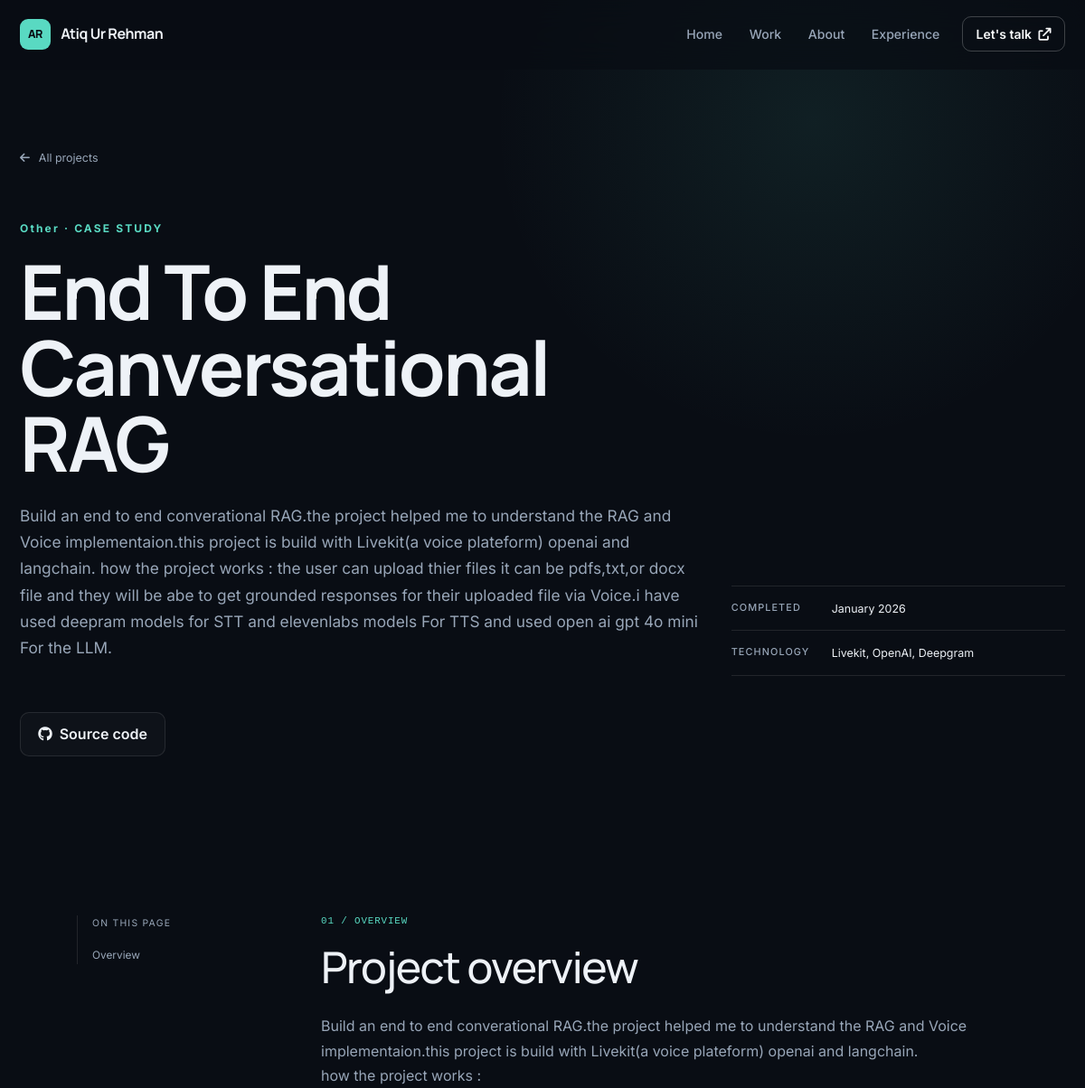
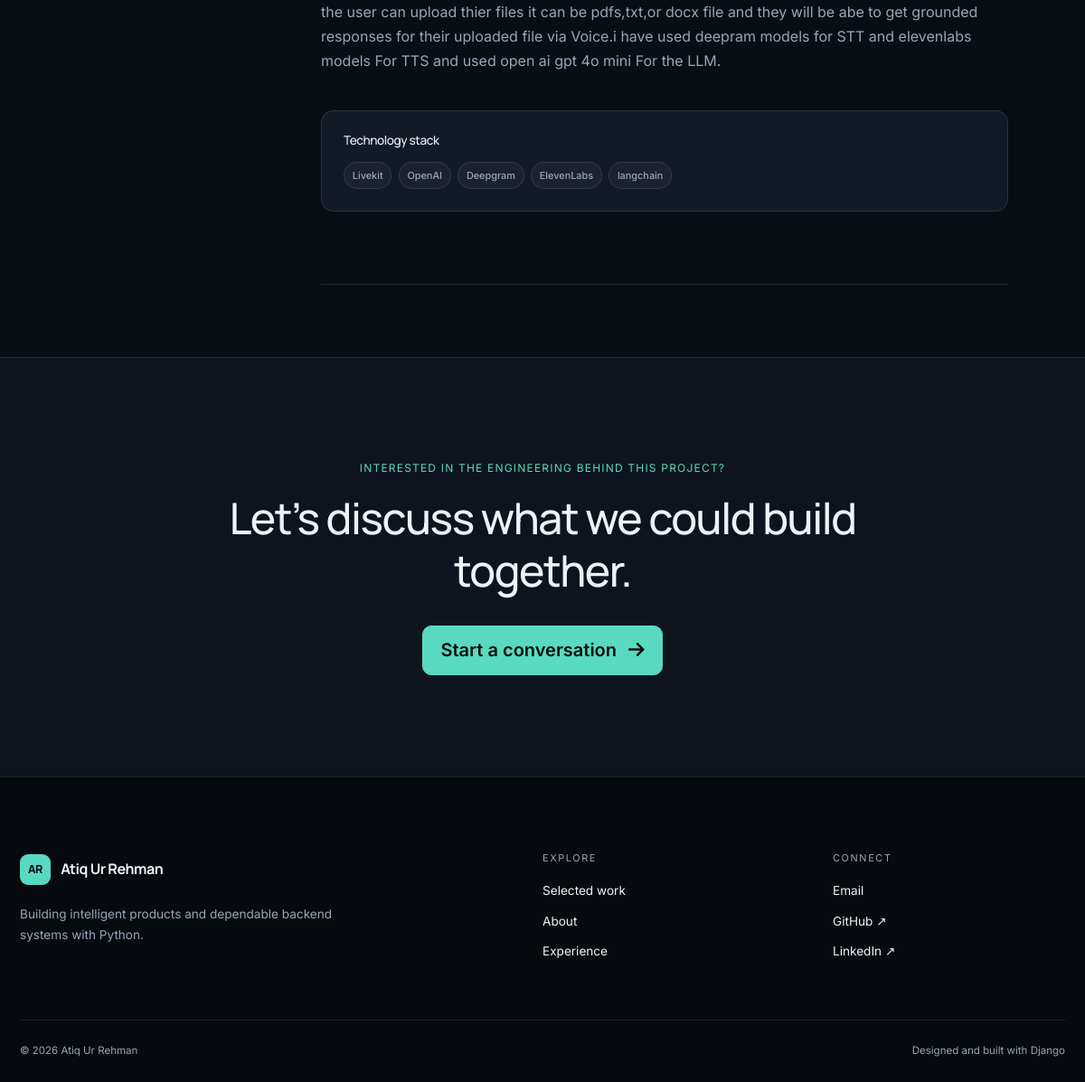
The page /projects/end-to-end-canversational-rag/ on the database its author committed (2 pictures, top to bottom).
### portfolio/models.py (models this page shows, shortened)
class Profile(models.Model):
    name = models.CharField(max_length=120, default='Atiq Ur Rehman')
    professional_title = models.CharField(max_length=180, default='AI/ML & Backend Engineer')
    short_bio = models.CharField(max_length=300, blank=True)
    about = models.TextField(blank=True)
    email = models.EmailField()
    location = models.CharField(max_length=120, blank=True)
    github_url = models.URLField(blank=True)
    linkedin_url = models.URLField(blank=True)
    profile_image = models.ImageField(upload_to='profile/', blank=True, null=True)
    profile_image_alt = models.CharField(max_length=180, blank=True)
    resume = models.FileField(
        upload_to='resume/',
        blank=True,
        null=True,
        validators=[FileExtensionValidator(['pdf'])],
        help_text='Upload a PDF résumé.',
    )
    available_for_work = models.BooleanField(default=True)
    availability_text = models.CharField(max_length=160, default='Open to meaningful opportunities')
    class Meta:
        verbose_name = 'Site profile'
        verbose_name_plural = 'Site profile'

class Project(models.Model):
    CATEGORY_CHOICES = [
        ('ai-ml', 'AI & Machine Learning'),
        ('generative-ai', 'Generative AI'),
        ('backend', 'Backend Engineering'),
        ('full-stack', 'Full Stack'),
        ('other', 'Other'),
    ]
    title = models.CharField(max_length=200)
    slug = models.SlugField(max_length=220, unique=True, blank=True)
    short_summary = models.CharField(
        max_length=240,
        blank=True,
        help_text="A concise summary used on project cards.",
    )
    description = models.TextField()
    category = models.CharField(max_length=30, choices=CATEGORY_CHOICES, default='other')
    technologies = models.CharField(max_length=500, help_text="Comma-separated technologies used")
    github_link = models.URLField(blank=True)
    live_link = models.URLField(blank=True)
    image = models.ImageField(upload_to='projects/', blank=True, null=True)
    image_alt = models.CharField(max_length=180, blank=True, help_text="Describe the cover image for accessibility.")
    featured = models.BooleanField(default=False)
    created_date = models.DateField(default=timezone.now)
    order = models.PositiveIntegerField(default=0, help_text="Lower numbers appear first within the same group.")
    role = models.CharField(max_length=200, blank=True)
    problem = models.TextField(blank=True)
    solution = models.TextField(blank=True)
    architecture = models.TextField(blank=True)
    key_features = models.TextField(blank=True, help_text="Enter one feature per line.")
    challenges = models.TextField(blank=True)
    results = models.TextField(blank=True)
    class Meta:
        ordering = ['-featured', 'order', '-created_date']
    def get_tech_list(self):
        return [tech.strip() for tech in self.technologies.split(',')]
    @property
    def card_summary(self):
        return self.short_summary or self.description

### portfolio/views.py (the view)
# urls.py: path('projects/<slug:slug>/', views.project_detail, name='project_detail'),
def project_detail(request, slug):
    project = get_object_or_404(Project.objects.prefetch_related('gallery_images'), slug=slug)
    return render(request, 'portfolio/project_detail.html', {'project': project})

### portfolio/context_processors.py (called while the page is built)
def site_profile(request):
    return {'site_profile': Profile.objects.first()}

### portfolio/templates/portfolio/project_detail.html (shortened to what this page needs)
{% extends 'portfolio/base.html' %}
{% block content %}
<article class="case-study">
    <header class="case-header">
        <div class="container">
            <nav class="case-breadcrumb" aria-label="Breadcrumb" data-aos="fade-up">
                <a href="{% url 'projects' %}"><i class="fas fa-arrow-left" aria-hidden="true"></i> All projects</a>
            </nav>
            <div class="row gy-4 align-items-end">
                <div class="col-lg-8" data-aos="fade-up">
                    <p class="eyebrow">{{ project.get_category_display }} · CASE STUDY</p>
                    <h1>{{ project.title }}</h1>
                    <p class="case-summary">{{ project.card_summary }}</p>
                </div>
                <div class="col-lg-4" data-aos="fade-up" data-aos-delay="80">
                    <dl class="case-meta">
                        <div><dt>Completed</dt><dd>{{ project.created_date|date:"F Y" }}</dd></div>
                        <div><dt>Technology</dt><dd>{{ project.get_tech_list|slice:":3"|join:", " }}</dd></div>
                    </dl>
                </div>
            </div>
            <div class="case-actions" data-aos="fade-up">
                {% if project.github_link %}<a href="{{ project.github_link }}" target="_blank" rel="noopener noreferrer" class="btn btn-ghost"><i class="fab fa-github me-2"></i>Source code</a>{% endif %}
            </div>
        </div>
    </header>
    <div class="container case-body">
        <div class="case-layout">
            <aside class="case-nav" aria-label="Case study sections">
                <span>On this page</span>
                <a href="#overview">Overview</a>
            </aside>
            <div class="case-content">
                <section id="overview" class="case-section" data-aos="fade-up">
                    <p class="section-number">01 / OVERVIEW</p>
                    <h2>Project overview</h2>
                    <div class="case-prose">{{ project.description|linebreaks }}</div>
                    <div class="case-tech"><h3>Technology stack</h3><div class="tech-stack">{% for tech in project.get_tech_list %}<span>{{ tech }}</span>{% endfor %}</div></div>
                </section>
            </div>
        </div>
    </div>
    <section class="next-project"><div class="container"><p>Interested in the engineering behind this project?</p><h2>Let’s discuss what we could build together.</h2><a href="{% url 'contact' %}" class="btn btn-primary btn-lg">Start a conversation <i class="fas fa-arrow-right ms-2"></i></a></div></section>
</article>
{% endblock %}

### portfolio/templates/portfolio/base.html (shortened to what this page needs)
{% load static %}
<!DOCTYPE html>
<html lang="en">
<head>
    <link href="https://cdn.jsdelivr.net/npm/bootstrap@5.1.3/dist/css/bootstrap.min.css" rel="stylesheet">
    <link rel="stylesheet" href="https://cdnjs.cloudflare.com/ajax/libs/font-awesome/6.0.0/css/all.min.css">
    <link href="https://unpkg.com/aos@2.3.1/dist/aos.css" rel="stylesheet">
    <link rel="stylesheet" href="{% static 'portfolio/css/style.css' %}">
</head>
<body>
    <nav class="navbar navbar-expand-lg navbar-dark fixed-top" id="mainNav" aria-label="Main navigation">
        <div class="container">
            <a class="navbar-brand" href="{% url 'home' %}" aria-label="Atiq Ur Rehman, home">
                <span class="brand-mark">AR</span>
                <span class="brand-name">{{ site_profile.name|default:"Atiq Ur Rehman" }}</span>
            </a>
            <div class="collapse navbar-collapse" id="navbarNav">
                <ul class="navbar-nav ms-auto align-items-lg-center">
                    <li class="nav-item"><a class="nav-link" href="{% url 'home' %}">Home</a></li>
                    <li class="nav-item"><a class="nav-link" href="{% url 'projects' %}">Work</a></li>
                    <li class="nav-item"><a class="nav-link" href="{% url 'home' %}#about">About</a></li>
                    <li class="nav-item"><a class="nav-link" href="{% url 'resume' %}">Experience</a></li>
                    <li class="nav-item ms-lg-2"><a class="btn btn-sm btn-outline-light nav-cta" href="{% url 'contact' %}">Let's talk <i class="fas fa-arrow-up-right-from-square ms-1" aria-hidden="true"></i></a></li>
                </ul>
            </div>
        </div>
    </nav>
    <main id="main-content">
        {% block content %}{% endblock %}
    </main>
    <footer class="site-footer">
        <div class="container">
            <div class="footer-main">
                <div class="footer-intro">
                    <a class="navbar-brand mb-3" href="{% url 'home' %}">
                        <span class="brand-mark">AR</span>
                        <span class="brand-name">{{ site_profile.name|default:"Atiq Ur Rehman" }}</span>
                    </a>
                    <p>Building intelligent products and dependable backend systems with Python.</p>
                </div>
                <div class="footer-nav">
                    <span class="footer-label">Explore</span>
                    <a href="{% url 'projects' %}">Selected work</a>
                    <a href="{% url 'home' %}#about">About</a>
                    <a href="{% url 'resume' %}">Experience</a>
                </div>
                <div class="footer-nav">
                    <span class="footer-label">Connect</span>
                    {% if site_profile.email %}<a href="mailto:{{ site_profile.email }}">Email</a>{% endif %}
                    {% if site_profile.github_url %}<a href="{{ site_profile.github_url }}" target="_blank" rel="noopener noreferrer">GitHub <span aria-hidden="true">↗</span></a>{% endif %}
                    {% if site_profile.linkedin_url %}<a href="{{ site_profile.linkedin_url }}" target="_blank" rel="noopener noreferrer">LinkedIn <span aria-hidden="true">↗</span></a>{% endif %}
                </div>
            </div>
            <div class="footer-bottom">
                <span>© <span id="current-year">2026</span> {{ site_profile.name|default:"Atiq Ur Rehman" }}</span>
                <span>Designed and built with Django</span>
            </div>
        </div>
    </footer>
</body>
</html>

### rows shown on the page
Profile: name "Atiq Ur Rehman"
Project: category "Other", title "End To End Canversational RAG", card_summary "Build an end to end converational RAG.the project helped me to understand the RAG and Voice implementaion.this project is build with Livekit(a voice plateform) openai and langchain. how the project works : the user can upload thier files it can be pdfs,txt,or docx file and they will be abe to get grounded responses for their uploaded file via Voice.i have used deepram models for STT and elevenlabs models For TTS and used open ai gpt 4o mini For the LLM.", created_date "January 2026", get_tech_list "Livekit, OpenAI, Deepgram", description "Build an end to end converational RAG.the project helped me to understand the RAG and Voice implementaion.this project is build with Livekit(a voice plateform) openai and langchain. how the project works : the user can upload thier files it can be pdfs,txt,or docx file and they will be abe to get grounded responses for their uploaded file via Voice.i have used deepram models for STT and elevenlabs models For TTS and used open ai gpt 4o mini For the LLM."

### other values the page prints
{{ tech }} "Livekit" "OpenAI" "Deepgram" "ElevenLabs" "langchain"
